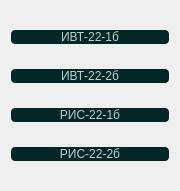
   <widget class="QWidget" name="verticalLayoutWidget">
    <property name="geometry">
     <rect>
      <x>10</x>
      <y>510</y>
      <width>160</width>
      <height>191</height>
     </rect>
    </property>
    <layout class="QVBoxLayout" name="verticalLayout">
     <item>
      <widget class="QPushButton" name="ivt1">
       <property name="minimumSize">
        <size>
         <width>158</width>
         <height>0</height>
        </size>
       </property>
       <property name="maximumSize">
        <size>
         <width>158</width>
         <height>16777215</height>
        </size>
       </property>
       <property name="styleSheet">
        <string notr="true">border-radius: 4px;               
background-color: rgb(3, 38, 38);
font: 14pt &quot;Calibri&quot;;
color: #BBD0D0</string>
       </property>
       <property name="text">
        <string>ИВТ-22-1б</string>
       </property>
       <property name="iconSize">
        <size>
         <width>16</width>
         <height>16</height>
        </size>
       </property>
      </widget>
     </item>
     <item>
      <widget class="QPushButton" name="ivt2">
       <property name="styleSheet">
        <string notr="true">border-radius: 4px;               
background-color: rgb(3, 38, 38);
font: 14pt &quot;Calibri&quot;;
color: #BBD0D0
</string>
       </property>
       <property name="text">
        <string>ИВТ-22-2б</string>
       </property>
      </widget>
     </item>
     <item>
      <widget class="QPushButton" name="ris1">
       <property name="styleSheet">
        <string notr="true">border-radius: 4px;               
background-color: rgb(3, 38, 38);
color: #BBD0D0;
font: 14pt &quot;Calibri&quot;;</string>
       </property>
       <property name="text">
        <string>РИС-22-1б</string>
       </property>
      </widget>
     </item>
     <item>
      <widget class="QPushButton" name="ris2">
       <property name="styleSheet">
        <string notr="true">border-radius: 4px;               
color: #BBD0D0;
font: 14pt &quot;Calibri&quot;;
background-color: rgb(3, 38, 38);</string>
       </property>
       <property name="text">
        <string>РИС-22-2б</string>
       </property>
      </widget>
     </item>
    </layout>
   </widget>
